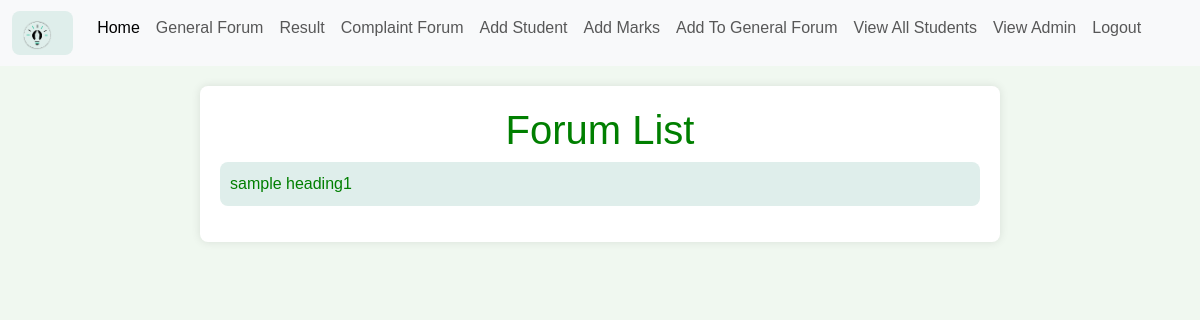
/forum_list/, run on an earlier commit of the app's database.
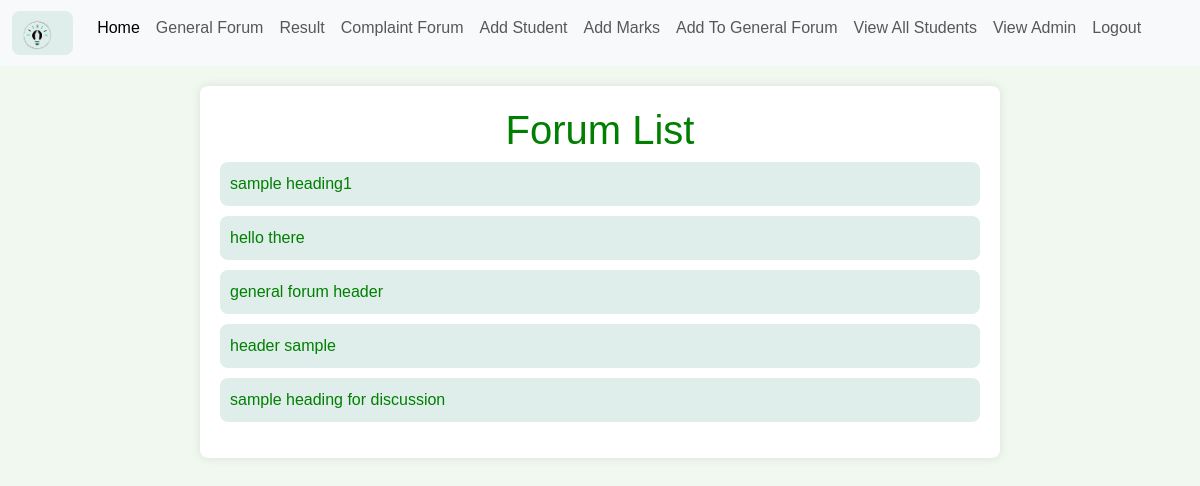
And on a later commit of the database.
### deptmanagementsystem/models.py (models this page shows, shortened)
class Forum(models.Model):
    header = models.CharField(max_length=200)
    content = models.TextField(default="")
    comments = models.JSONField(default = list)

### deptmanagementsystem/views.py (the view)
# urls.py: path('forum_list/', forum_list, name='forum-list'),
def forum_list(request):
    forums = Forum.objects.all()
    return render(request, 'forum_list.html', {'forums' : forums})

### templates/forum_list.html (shortened to what this page needs)
{% extends 'base.html' %}
{% block content %}
    <div class="container">
        <h1>Forum List</h1>
        <ul>
            {% for forum in forums %}
            <li><a href="{% url 'forum-details' forum.id %}">{{ forum.header }}</a></li>
            {% endfor %}
        </ul>
    </div>
    {% endblock content %}

What changed in the data, as far as the page shows it:
added Forum: header "hello there"
added Forum: header "general forum header"
added Forum: header "header sample"
added Forum: header "sample heading for discussion"
